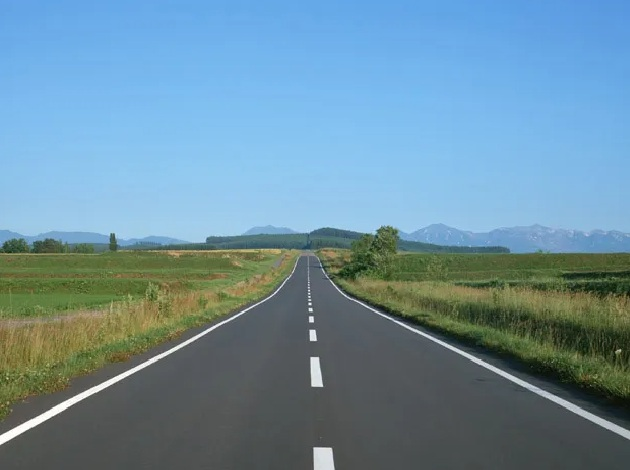
#> input picture road.jpg, 630 x 470 px
$ python threshold.py
#> lines starting #> are read from the running program, lines starting #| are printed output that depends on the picture; after the words box and inside, x2 and y2 are one past the last pixel; in counts of white or black regions, pixels touching at a corner belong together; long printed decimals are rounded
import cv2

path = str('road.jpg')
color = cv2.imread(path)
#> color is the input picture: shape (470, 630, 3); mean B, G, R 158.7, 142, 108.2

gray = cv2.cvtColor(color, cv2.COLOR_BGR2GRAY)
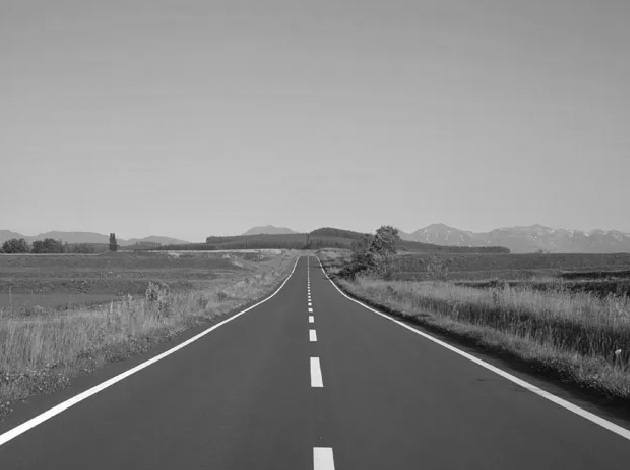
#> gray: shape (470, 630); min 7, max 255, mean 133.8
threshold_value = gray.mean() # 평균값으로 임계값 설정
#> threshold_value = 133.8
print(gray.min(), gray.max(), gray.mean())
#| 7 255 133.765
# threshold_value = 120
_, binary = cv2.threshold(gray, threshold_value, 255,cv2.THRESH_BINARY)
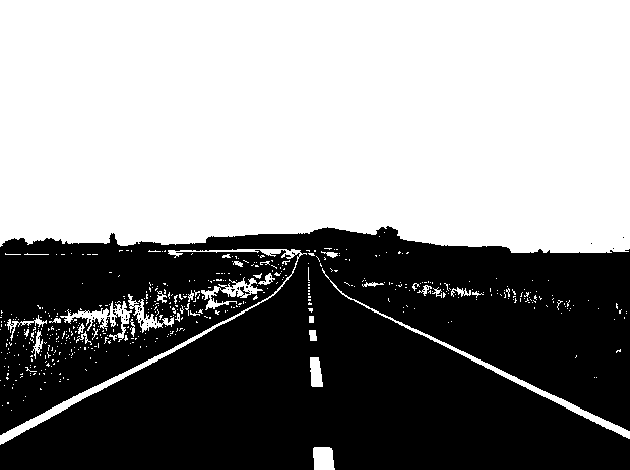
#> binary: shape (470, 630); 54.5% white; 38 black regions (37 under 20 px), largest, box (x1, y1, x2, y2) and area: (0, 226, 630, 470) 134590

tv, otsu = cv2.threshold(gray, 0, 255, cv2.THRESH_BINARY + cv2.THRESH_OTSU)
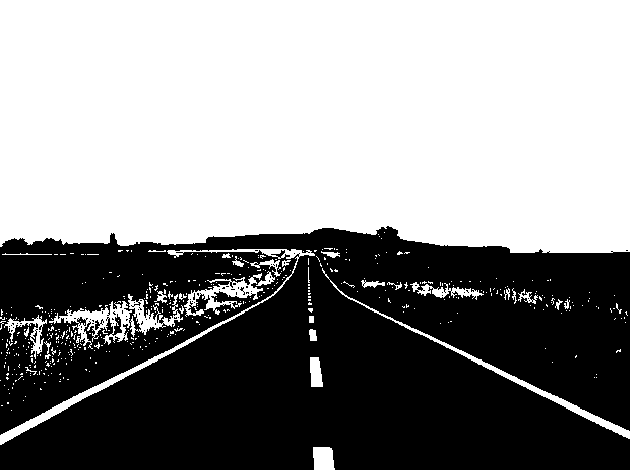
#> otsu: shape (470, 630); 55.2% white; 75 black regions (73 under 20 px), largest, box (x1, y1, x2, y2) and area: (0, 226, 630, 470) 132285, (95, 319, 104, 330) 42
#> tv = 129

cv2.imshow('GRAY', gray)
cv2.imshow('BINARY', binary)
cv2.imshow('OTSU', otsu)
cv2.waitKey(0)
cv2.destroyAllWindows()
